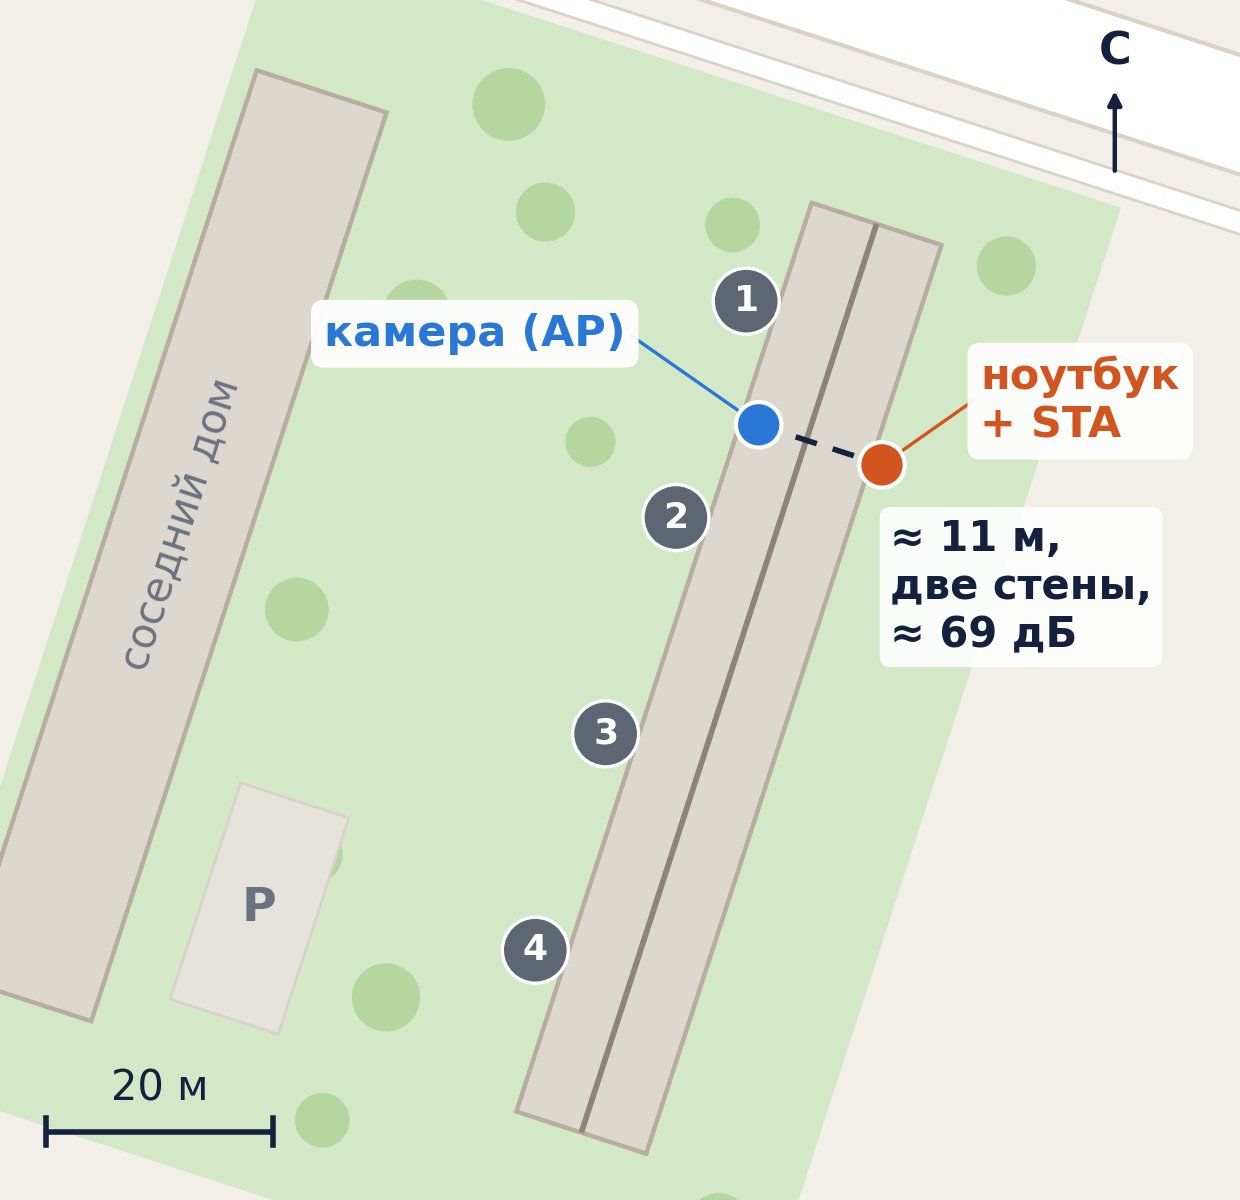

Source code (Python):
# -*- coding: utf-8 -*-
"""План трассы «5 м через стену» для слайда 11 в стиле карты (27.10, пользователь: «нарисуй как на картах
рисуют»; 27.10, позже: «живу между 1 и 2 подъездом»). Двор из двух пятиэтажек и дорога — по спутниковому снимку пользователя, подъезды 1–4 — его
нумерация; камера (AP) — в квартире между подъездами 1 и 2 у окна во двор, ноутбук + STA — за своим домом,
с обратной стороны, вне кадра камеры (27.10, пользователь: «чтобы не было вопросов, где я на картинке»; у угла
соседнего дома он попал бы в кадр). Потери на трассе стенда — 67 дБ (приёмник 14 дБм, у камеры −53 дБм); путь
≈ 11 м через две бетонные стены 0,5 м — 52,3 дБ свободного пространства + 2 × 8,5 дБ (3GPP TR 38.901) ≈ 69 дБ.
За соседним домом было бы ≈ 85 дБ — при этом, по опыту 16.10, видео почти стоит, и показатели слайда не годятся.
Запуск: python map_stand.py -> map_stand.png рядом со скриптом.
"""
import math
import os

import matplotlib
matplotlib.use("Agg")
import matplotlib.pyplot as plt  # noqa: E402
from matplotlib.patches import Circle, Polygon  # noqa: E402

HERE = os.path.dirname(os.path.abspath(__file__))
GROUND, GREEN, TREE, ROAD, ROAD_EDGE = "#F2EFE9", "#D3E8C6", "#B5D69F", "#FFFFFF", "#D9D3C7"
HOUSE, HOUSE_EDGE, INK, GREY = "#DDD8CF", "#B7AE9F", "#14213D", "#6B7280"
BLUE, ORANGE = "#2A78D6", "#D2551F"
ROT = math.radians(-18)                      # двор повёрнут, как на снимке


def r(x, y):
    return (x * math.cos(ROT) - y * math.sin(ROT), x * math.sin(ROT) + y * math.cos(ROT))


def poly(ax, pts, fc, ec="none", lw=0, z=1):
    ax.add_patch(Polygon([r(*p) for p in pts], closed=True, fc=fc, ec=ec, lw=lw, zorder=z))


def rect(ax, x0, y0, x1, y1, **kw):
    poly(ax, [(x0, y0), (x1, y0), (x1, y1), (x0, y1)], **kw)


fig = plt.figure(figsize=(6.2, 6.0), dpi=200)
ax = fig.add_axes([0, 0, 1, 1])
ax.set_xlim(-52, 57)
ax.set_ylim(-54, 51.5)
ax.set_aspect("equal")
ax.axis("off")
fig.patch.set_facecolor(GROUND)

rect(ax, -80, -80, 80, 60, fc=GROUND, z=0)
rect(ax, -44, -60, 34, 46, fc=GREEN, z=1)                   # двор
rect(ax, -90, 52, 90, 62, fc=ROAD, ec=ROAD_EDGE, lw=1.5, z=2)  # дорога
rect(ax, -90, 47, 90, 49, fc=ROAD, ec=ROAD_EDGE, lw=1, z=2)    # тротуар
for x, y, s in ((-20, 38, 3.2), (-14, 30, 2.6), (-22, 18, 3.0), (-6, -40, 3.0), (-16, -30, 2.6),
                (2, 34, 2.4), (-4, 12, 2.2), (-24, -10, 2.8), (26, 38, 2.6), (28, -50, 2.8), (-8, -52, 2.4)):
    ax.add_patch(Circle(r(x, y), s, fc=TREE, ec="none", zorder=2))
rect(ax, -24, -46, -14, -26, fc="#E6E3DC", ec=ROAD_EDGE, lw=1, z=2)  # стоянка во дворе

rect(ax, -42, -50, -30, 34, fc=HOUSE, ec=HOUSE_EDGE, lw=1.6, z=3)   # соседний дом
rect(ax, 8, -46, 20, 38, fc=HOUSE, ec=HOUSE_EDGE, lw=1.6, z=3)      # дом с камерой
rect(ax, 13.75, -46, 14.25, 38, fc="#8C8476", z=4)                  # продольная несущая стена, бетон 0,5 м

for k, y in enumerate((28, 8, -12, -32)):                           # подъезды 1–4 с запада, сверху вниз
    cx, cy = r(5.2, y)
    ax.add_patch(Circle((cx, cy), 2.9, fc="#5F6673", ec="white", lw=1.2, zorder=6))
    ax.text(cx, cy, str(k + 1), color="white", fontsize=13, weight="bold", ha="center", va="center", zorder=7)

cam, me = r(9.6, 18), r(21.0, 18)                                   # квартира -> за домом: ≈ 11 м, две стены
ax.plot([cam[0], me[0]], [cam[1], me[1]], color=INK, lw=2, ls=(0, (4, 3)), zorder=8)
for (x, y), c in ((cam, BLUE), (me, ORANGE)):
    ax.add_patch(Circle((x, y), 2.0, fc=c, ec="white", lw=1.5, zorder=9))
ax.text(*r(-4, 22), "камера (AP)", color=BLUE, fontsize=15.5, weight="bold",   # 27.10: без «в квартире» и «я»
        ha="right", va="center", zorder=10, bbox=dict(boxstyle="round,pad=0.3", fc="white", ec="none", alpha=0.95))
ax.plot([cam[0], r(-3.5, 22)[0]], [cam[1], r(-3.5, 22)[1]], color=BLUE, lw=1.2, zorder=8)
mx, my = me
ax.plot([mx, r(27, 26)[0]], [my, r(27, 26)[1]], color=ORANGE, lw=1.2, zorder=8)
ax.text(*r(27.5, 26), "ноутбук\n+ STA", color=ORANGE, fontsize=15.5, weight="bold",
        ha="left", va="center", zorder=10, bbox=dict(boxstyle="round,pad=0.3", fc="white", ec="none", alpha=0.95))
lx, ly = r(25, 8)
ax.text(lx, ly, "≈ 11 м,\nдве стены,\n≈ 69 дБ", color=INK, fontsize=15, weight="bold", ha="left", va="center",
        zorder=10, bbox=dict(boxstyle="round,pad=0.25", fc="white", ec="none", alpha=0.9))
ax.text(*r(-36, -6), "соседний дом", color=GREY, fontsize=15, ha="center", va="center", rotation=72,
        rotation_mode="anchor", zorder=10)
ax.text(*r(-19, -36), "P", color=GREY, fontsize=17, weight="bold", ha="center", va="center", zorder=10)

# масштаб и север
ax.plot([-48, -28], [-48, -48], color=INK, lw=2, solid_capstyle="butt", zorder=10)
for x in (-48, -28):
    ax.plot([x, x], [-49.2, -46.8], color=INK, lw=2, zorder=10)
ax.text(-38, -46, "20 м", color=INK, fontsize=15, ha="center", va="bottom", zorder=10)
ax.annotate("", xy=(46, 44), xytext=(46, 36), arrowprops=dict(arrowstyle="-|>", color=INK, lw=1.6),
            zorder=10)
ax.text(46, 45, "С", color=INK, fontsize=16, weight="bold", ha="center", va="bottom", zorder=10)

fig.savefig(os.path.join(HERE, "map_stand.png"), facecolor=GROUND)
print("ok")
